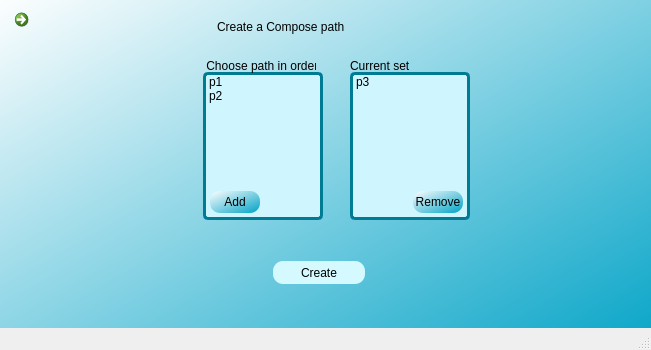
<?xml version="1.0" encoding="UTF-8"?>
<ui version="4.0">
 <class>MainWindow</class>
 <widget class="QMainWindow" name="MainWindow">
  <property name="geometry">
   <rect>
    <x>0</x>
    <y>0</y>
    <width>651</width>
    <height>350</height>
   </rect>
  </property>
  <property name="windowTitle">
   <string>MainWindow</string>
  </property>
  <widget class="QWidget" name="centralwidget">
   <widget class="QWidget" name="widget" native="true">
    <property name="geometry">
     <rect>
      <x>-7</x>
      <y>-5</y>
      <width>659</width>
      <height>379</height>
     </rect>
    </property>
    <property name="styleSheet">
     <string notr="true">QWidget#widget{background-color: qlineargradient(spread:pad, x1:0.994318, y1:1, x2:0, y2:0, stop:0 rgba(0, 162, 198, 255), stop:1 rgba(255, 255, 255, 255));




}</string>
    </property>
    <widget class="QListWidget" name="pathlist">
     <property name="geometry">
      <rect>
       <x>210</x>
       <y>77</y>
       <width>120</width>
       <height>148</height>
      </rect>
     </property>
     <property name="styleSheet">
      <string notr="true">QListWidget#pathlist
{
	background-color: rgb(207, 245, 255);
border-radius:5px;
border: 3px solid #007b94;
	

}</string>
     </property>
     <item>
      <property name="text">
       <string>p1</string>
      </property>
     </item>
     <item>
      <property name="text">
       <string>p2</string>
      </property>
     </item>
    </widget>
    <widget class="QPushButton" name="addpath">
     <property name="geometry">
      <rect>
       <x>217</x>
       <y>196</y>
       <width>50</width>
       <height>22</height>
      </rect>
     </property>
     <property name="styleSheet">
      <string notr="true">QPushButton#addpath
{
border-radius: 10px;
background-color: qlineargradient(spread:pad, x1:0.994318, y1:1, x2:0, y2:0, stop:0 rgba(0, 162, 198, 255), stop:1 rgba(255, 255, 255, 255));}


QPushButton#addpath:hover{
	background-color: rgb(212, 250, 255);
}</string>
     </property>
     <property name="text">
      <string>Add</string>
     </property>
    </widget>
    <widget class="QLabel" name="label_10">
     <property name="geometry">
      <rect>
       <x>210</x>
       <y>63</y>
       <width>113</width>
       <height>16</height>
      </rect>
     </property>
     <property name="styleSheet">
      <string notr="true">color: rgb(0,0,0);</string>
     </property>
     <property name="text">
      <string> Choose path in order</string>
     </property>
    </widget>
    <widget class="QLabel" name="label_11">
     <property name="geometry">
      <rect>
       <x>357</x>
       <y>63</y>
       <width>113</width>
       <height>16</height>
      </rect>
     </property>
     <property name="styleSheet">
      <string notr="true">color: rgb(0,0,0);</string>
     </property>
     <property name="text">
      <string>Current set</string>
     </property>
    </widget>
    <widget class="QListWidget" name="currentlist">
     <property name="geometry">
      <rect>
       <x>357</x>
       <y>77</y>
       <width>120</width>
       <height>148</height>
      </rect>
     </property>
     <property name="styleSheet">
      <string notr="true">QListWidget#currentlist
{
	background-color: rgb(207, 245, 255);
border-radius:5px;
border: 3px solid #007b94;
	

}</string>
     </property>
     <item>
      <property name="text">
       <string>p3</string>
      </property>
     </item>
    </widget>
    <widget class="QPushButton" name="removepath">
     <property name="geometry">
      <rect>
       <x>420</x>
       <y>196</y>
       <width>50</width>
       <height>22</height>
      </rect>
     </property>
     <property name="styleSheet">
      <string notr="true">QPushButton#removepath
{
border-radius: 10px;
background-color: qlineargradient(spread:pad, x1:0.994318, y1:1, x2:0, y2:0, stop:0 rgba(0, 162, 198, 255), stop:1 rgba(255, 255, 255, 255));}

QPushButton#removepath:hover{
	background-color: rgb(212, 250, 255);
}</string>
     </property>
     <property name="text">
      <string>Remove</string>
     </property>
    </widget>
    <widget class="QPushButton" name="createcompose">
     <property name="geometry">
      <rect>
       <x>280</x>
       <y>266</y>
       <width>92</width>
       <height>23</height>
      </rect>
     </property>
     <property name="styleSheet">
      <string notr="true">QPushButton#createcompose{

border-radius: 10px;

background-color: rgb(212, 250, 255);
color: rgb(0,0,0);


}
QPushButton#createcompose:hover{
	
color: rgb(255, 255, 255);


	background-color: rgb(0, 123, 148);

}</string>
     </property>
     <property name="text">
      <string>Create</string>
     </property>
    </widget>
    <widget class="QLabel" name="label">
     <property name="geometry">
      <rect>
       <x>224</x>
       <y>14</y>
       <width>225</width>
       <height>36</height>
      </rect>
     </property>
     <property name="styleSheet">
      <string notr="true">QLabel#label{ font: 16pt &quot;NSimSun&quot;;
color: rgb(0,0,0);}</string>
     </property>
     <property name="text">
      <string>Create a Compose path</string>
     </property>
    </widget>
    <widget class="QCommandLinkButton" name="home">
     <property name="geometry">
      <rect>
       <x>14</x>
       <y>7</y>
       <width>36</width>
       <height>41</height>
      </rect>
     </property>
     <property name="text">
      <string/>
     </property>
     <property name="icon">
      <iconset resource="tes.qrc">
       <normaloff>:/ok/home.png</normaloff>:/ok/home.png</iconset>
     </property>
    </widget>
   </widget>
  </widget>
  <widget class="QStatusBar" name="statusbar"/>
 </widget>
 <resources>
  <include location="tes.qrc"/>
 </resources>
 <connections/>
</ui>
